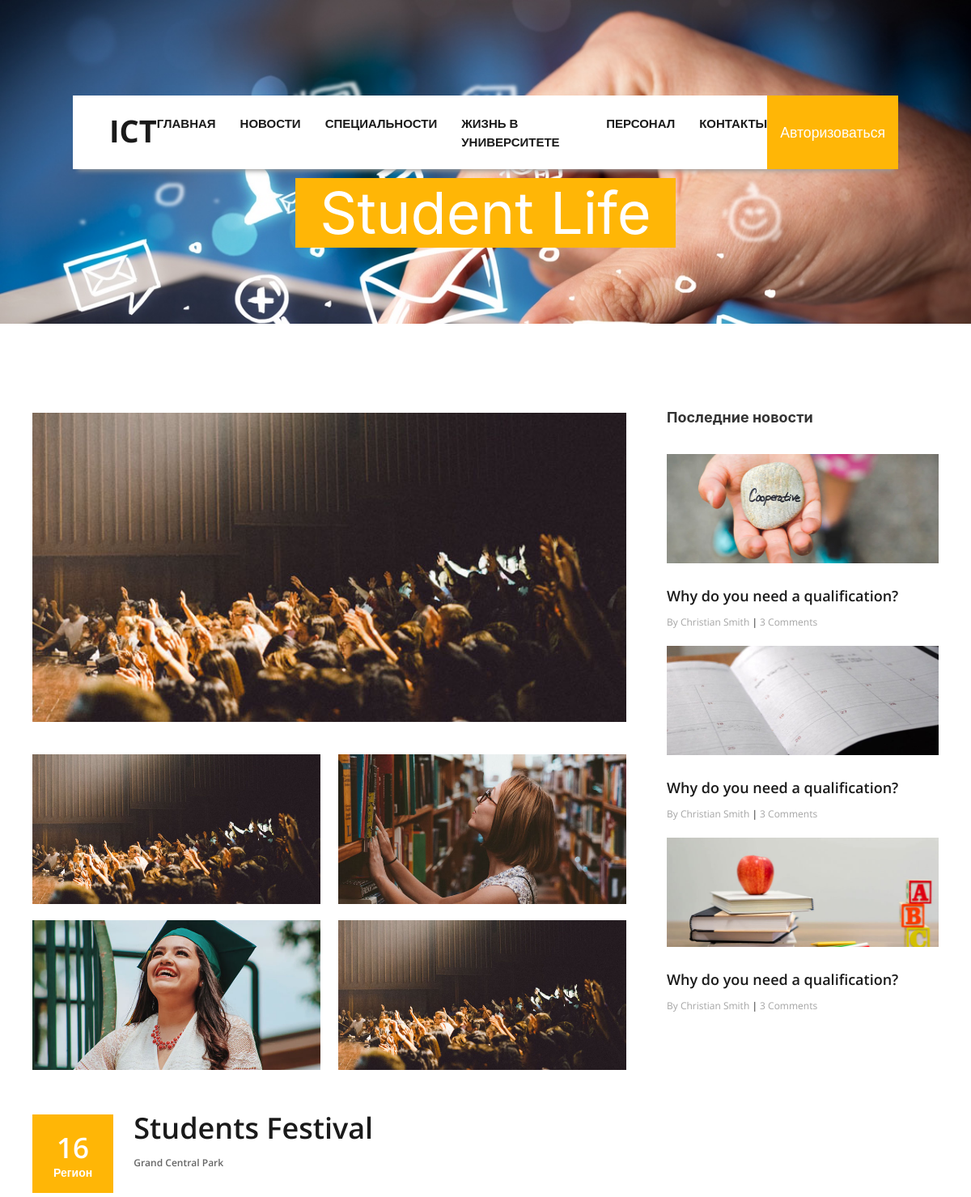
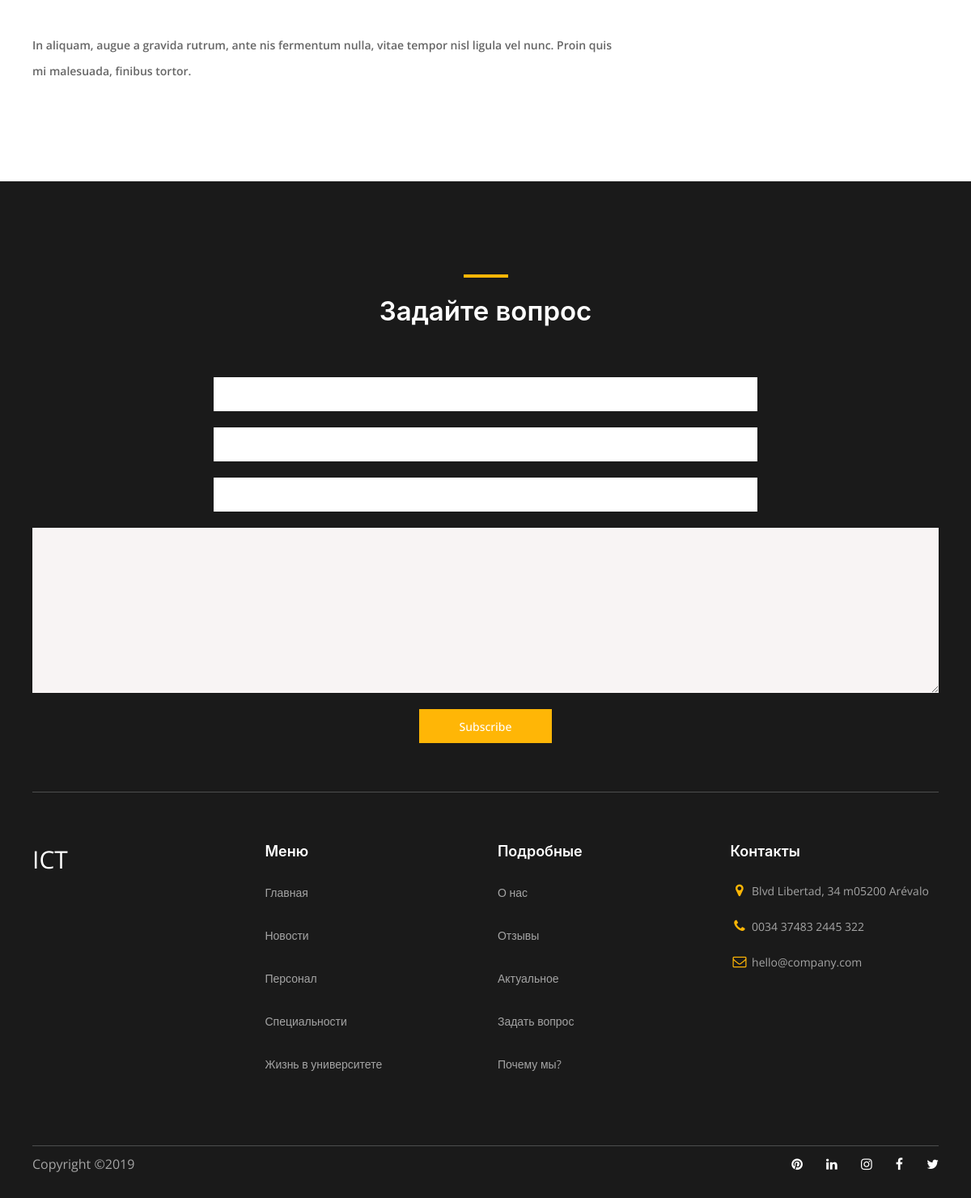
Screenshot of /student-life/1/ with the database file from the repository (2 pictures, top to bottom).
### ICTapp/models.py (models this page shows, shortened)
class Information(models.Model):
   title = models.CharField(max_length=100)
   text = models.TextField()
   location = models.CharField(max_length=100)
   img_main = models.ImageField(upload_to='posts_images', blank=True)
   img_1 = models.ImageField(upload_to='event_images', blank=True)
   img_2 = models.ImageField(upload_to='event_images', blank=True)
   img_3 = models.ImageField(upload_to='event_images', blank=True)
   date = models.DateTimeField(default=timezone.now)

### ICTapp/views.py (the view)
# urls.py: path('student-life/<int:pk>/', InformationDetailView.as_view(), name='information_detail_url'),
class InformationDetailView(View):
   def get(self, request, pk):
      information = get_object_or_404(Information, pk=pk)
      return render(request, 'ICTapp/information_detail.html', context={'information': information})

### ICTapp/forms.py
class QuestionForm(forms.ModelForm):
   class Meta:
      model = Question
      fields = ('full_name', 'email', 'phone', 'text')
   def __init__(self, *args, **kwargs):
      super(QuestionForm, self).__init__(*args, **kwargs)
      self.fields['full_name'].label = "Имя Фамилия"
      self.fields['email'].label = "Эмэйл"
      self.fields['phone'].label = "Номер телефона"
      self.fields['text'].label = "Вопрос"

### ICTapp/context_processors.py (called while the page is built)
def question_form(request):
   if request.method == 'POST':
      bound_form = QuestionForm(request.POST)
      if bound_form.is_valid():
         bound_form.save()
         messages.success(request, f'Ваш вопрос принят. Прошу ожидайте ответа')
   return {'question_form': QuestionForm()}

### ICTapp/templates/ICTapp/information_detail.html (shortened to what this page needs)
{% extends 'base.html' %}
{% block content %}
   <div class="news-header">
      <h1>Student Life</h1>
   </div>
   <section id="news-section" class="news-section section">
      <div class="wrapper news-wrap flex j-sb">
         <div class="news-box">
            <div class="news-box__item">
               {% if information.img_main %}
                  <div class="news-box__img news-desc-margin-b">
                     <div uk-lightbox>
                        <a href="/media/img/event_1.jpg" data-caption="Актовый зал">
                           <img src="{{ information.img_main.url }}" alt="ИКТ студенческая жизнь">
                        </a>
                     </div>
                  </div>
                  <div class="news-box__img-container flex j-sb flex-wrap" uk-lightbox="animation: slide">
                     <div class="news-img-container__item">
                        <a class="uk-inline uk-dark" href="/media/img/event_1.jpg" data-caption="Актовый зал">
                           <img class="new-img-container__pic" src="/media/img/event_1.jpg" alt="ИКТ студенческая жизнь">
                        </a>
                     </div>
                     <div class="news-img-container__item">
                        <a class="uk-inline uk-dark" href="/media/img/event_2.jpg" data-caption="Библиотека">
                           <img src="/media/img/event_2.jpg" alt="ИКТ студенческая жизнь">
                        </a>
                     </div>
                     <div class="news-img-container__item">
                        <a class="uk-inline uk-dark" href="/media/img/event_3.jpg" data-caption="Довольная девушка">
                           <img src="/media/img/event_3.jpg" alt="ИКТ студенческая жизнь">
                        </a>
                     </div>
                     <div class="news-img-container__item">
                        <a class="uk-inline uk-dark" href="/media/img/event_1.jpg" data-caption="Еще зал">
                           <img src="/media/img/event_1.jpg" alt="ИКТ студенческая жизнь">
                        </a>
                     </div>
                  </div>
               {% endif %}
               <div class="news-box__container flex information-box__container">
                  <p class="news-box__date">16 <span>Регион</span></p>
                  <div class="news-box__title">
                     <a>{{ information.title }}</a>
                     <p class="news-box__author">{{ information.location }}</p>
                  </div>
               </div>
               <p class="text-desc news-box__desc news-desc-margin-b">{{ information.text|safe }}</p>
            </div>
         </div>
         <div class="news-more">
            <h3 class="text-title news-more__title">Последние новости</h3>
            <div class="news-more-box">
               <div class="news-more__item">
                  <div class="news-more__img">
                     <img src="/media/img/latest_1.jpg" alt="news">
                  </div>
                  <a class="text-decor-none news-more__link" href="new-post.html">
                     Why do you need a qualification?
                  </a>
                  <p class="news-more__author">By Christian Smith <span>|</span> 3 Comments</p>
               </div>
               <div class="news-more__item">
                  <div class="news-more__img">
                     <img src="/media/img/latest_2.jpg" alt="news">
                  </div>
                  <a class="text-decor-none news-more__link" href="new-post.html">
                     Why do you need a qualification?
                  </a>
                  <p class="news-more__author">By Christian Smith <span>|</span> 3 Comments</p>
               </div>
               <div class="news-more__item">
                  <div class="news-more__img">
                     <img src="/media/img/latest_3.jpg" alt="news">
                  </div>
                  <a class="text-decor-none news-more__link" href="new-post.html">
                     Why do you need a qualification?
                  </a>
                  <p class="news-more__author">By Christian Smith <span>|</span> 3 Comments</p>
               </div>
            </div>
         </div>
      </div>
   </section>
{% endblock content %}

### ICTapp/static/css/main.css (style rules this page uses)
* { margin: 0; padding: 0; -webkit-box-sizing: border-box; box-sizing: border-box; font-family: 'Open Sans', sans-serif; text-shadow: rgba(0,0,0,.01) 0 0 1px; }
.text-decor-none, .text-decor-none:hover { text-decoration: none; }
.flex { display: -webkit-box; display: -ms-flexbox; display: flex; }
.flex-wrap { -ms-flex-wrap: wrap; flex-wrap: wrap; }
.j-sb { -webkit-box-pack: justify; -ms-flex-pack: justify; justify-content: space-between; }
.section { margin: 110px 0 80px; }
.text-title { font-size: 21px; font-weight: 600; }
.text-desc { color: #a5a5a5; font-weight: 600; font-size: 13.5px; line-height: 2.29; }
.wrapper { max-width: 1170px; margin: 0 auto; padding: 0 25px; }
.information-box__container .news-box__date { font-size: 35px; }
.subscribe input { width: 60%; height: 42px; border: none; padding: 0 27px; font-weight: 500; color: #1a1a1a; vertical-align: top; outline: none; }
.news-header { background: url('/media/background-images/news-bg.jpg'); background-repeat: no-repeat; background-size: cover; text-align: center; height: 400px; }
.news-header h1 { background: #ffb606; font-size: 72px; font-weight: 400; color: #fff; display: inline-block; padding: 0 30px; margin-top: 220px; }
.news-box { width: 65.5%; }
.news-box__item { margin-bottom: 60px; }
.news-comment-box__item:last-child, .news-box__item:last-child { margin-bottom: 0; }
.news-box__img img, .news-img-container__item img { width: 100%; }
.news-img-container__item { width: 48.5%; margin-bottom: 20px; }
.news-img-container__item a, .news-img-container__item:hover a { color: #fff; }
.news-box__container { margin: 35px 0 25px; }
.news-box__date { text-align: center; margin-right: 25px; background: #ffb606; color: #fff; font-size: 24px; padding: 15px 26px; font-weight: 600; }
.news-box__date span { display: block; margin-top: -6px; font-size: 14px; }
.news-box__title { width: 100%; }
.news-box__title a { color: #1a1a1a; font-size: 36px; text-decoration: none; font-weight: 600; margin-top: -10px; margin-bottom: 7px; display: block; }
.news-box__author { margin-top: 0; font-size: 12px; font-weight: 600; }
.news-box__desc { color: inherit; font-size: 14px; }
.news-more { width: 30%; }
.news-more__title { margin-top: -7px; margin-bottom: 33px; font-weight: 700; font-size: 18px; }
.news-more__img { height: 135px; overflow: hidden; }
.news-more__img img { width: 100%; min-height: 100%; }
.news-more__link { font-weight: 600; font-size: 18px; color: #1a1a1a; margin: 27px 0 10px; display: inline-block; text-decoration: none; }
.news-more__author { margin: 0; color: #a5a5a5; font-size: 12px; }
.news-more__item { margin-bottom: 20px; }
.news-more__author span { color: #1a1a1a; }
#id_title, #id_text { width: 100%; display: block; background: #F8F4F4; border: none; padding: 12px 25px; font-weight: 600; }
.news-desc-margin-b { margin-bottom: 40px; }

### rows the page displays
Information: img_main (picture), title "Students Festival", location "Grand Central Park", text "In aliquam, augue a gravida rutrum, ante nis fermentum nulla, vitae tempor nisl ligula vel nunc. Proin quis mi malesuada, finibus tortor."
